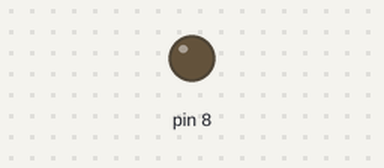
A sketch run on a simulated Arduino Uno, built with avr-gcc and run on an emulated ATmega328P. Parts: output pins drawn as LEDs (lit = HIGH).

Above: at 0.3 s.
At 52.6 s:
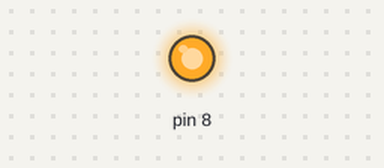
Timing chart, 0 to 55.3 s (numbered marks = the images above):
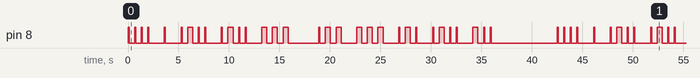

Measured:
- by itself, pin 8: moves between LOW and HIGH, repeating every 42.5 s
- by itself, everything shown: repeats every 42.5 s, in 64 steps

The sketch:

example.ino
```cpp
#include "Morse.h"

Morse morse(8); // LED connected to pin 8

void setup() {
  // Nothing to do here
}

void loop() {
  morse.sendMessage("Hello world");
  delay(5000); // Wait for 5 seconds before repeating
}
```

Morse.cpp
```cpp
#include "Morse.h"

Morse::Morse(int pin) {
  _pin = pin;
  pinMode(_pin, OUTPUT);
}

void Morse::sendMessage(String text) {
  //iterate through the string one char at a time, calling convertToMorse at each iteration to convert char to a combination of dots and dashes.
  for (int i = 0; i < text.length(); i++) {
    char c = text[i];
    String morseCode = convertToMorse(c);
    for (int j = 0; j < morseCode.length(); j++) {
      char mc = morseCode[j];
      switch (mc) {
        case '.':
          sendDot();
          break;
        case '-':
          sendDash();
          break;
      }
      // Short gap between symbols
      delay(500);
    }
    // Gap between letters
    delay(1000);
  }
}

void Morse::sendDot() {
  digitalWrite(_pin, HIGH);
  delay(100); // Dot duration
  digitalWrite(_pin, LOW);
  delay(50); // Gap after dot
}

void Morse::sendDash() {
  digitalWrite(_pin, HIGH);
  delay(500); // Dash duration
  digitalWrite(_pin, LOW);
  delay(50); // Gap after dash
}

void Morse::sendSpace() {
  delay(500); // Space between words
}

String Morse::convertToMorse(char c) {
  switch (toupper(c)) {
    case 'A': return ".-";
    case 'B': return "-...";
    case 'C': return "-.-.";
    case 'D': return "-..";
    case 'E': return ".";
    case 'F': return "..-.";
    case 'G': return "--.";
    case 'H': return "....";
    case 'I': return "..";
    case 'J': return ".---";
    case 'K': return "-.-";
    case 'L': return ".-..";
    case 'M': return "--";
    case 'N': return "-.";
    case 'O': return "---";
    case 'P': return ".--.";
    case 'Q': return "--.-";
    case 'R': return ".-.";
    case 'S': return "...";
    case 'T': return "-";
    case 'U': return "..-";
    case 'V': return "...-";
    case 'W': return ".--";
    case 'X': return "-..-";
    case 'Y': return "-.--";
    case 'Z': return "--..";
    case '1': return ".----";
    case '2': return "..---";
    case '3': return "...--";
    case '4': return "....-";
    case '5': return ".....";
    case '6': return "-....";
    case '7': return "--...";
    case '8': return "---..";
    case '9': return "----.";
    case '0': return "-----";
    case ' ': return " ";
    default: return "";
  }
}
```

Morse.h
```cpp
#ifndef MORSE_H
#define MORSE_H

#include "Arduino.h"

class Morse {
  public:
    Morse(int pin);
    void sendMessage(String text);

  private:
    int _pin;
    void sendDot();
    void sendDash();
    void sendSpace();
    String convertToMorse(char c);
};

#endif
```
